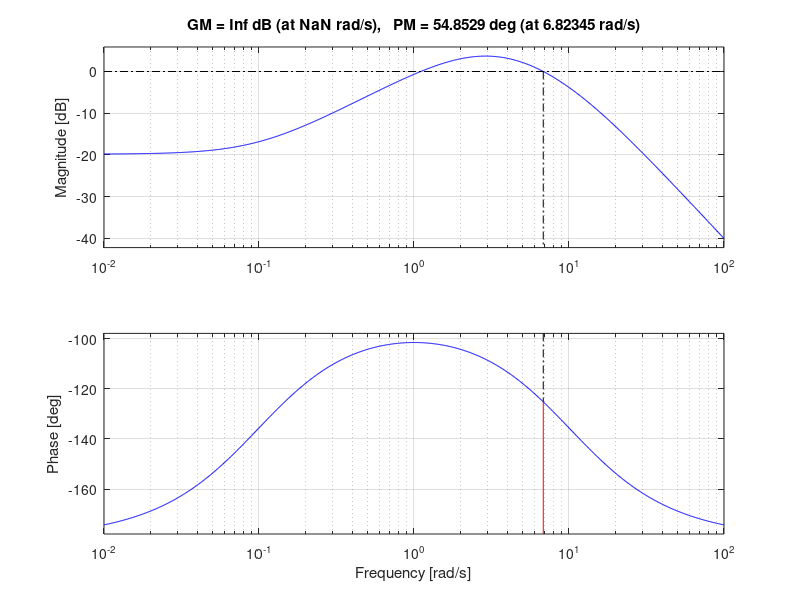
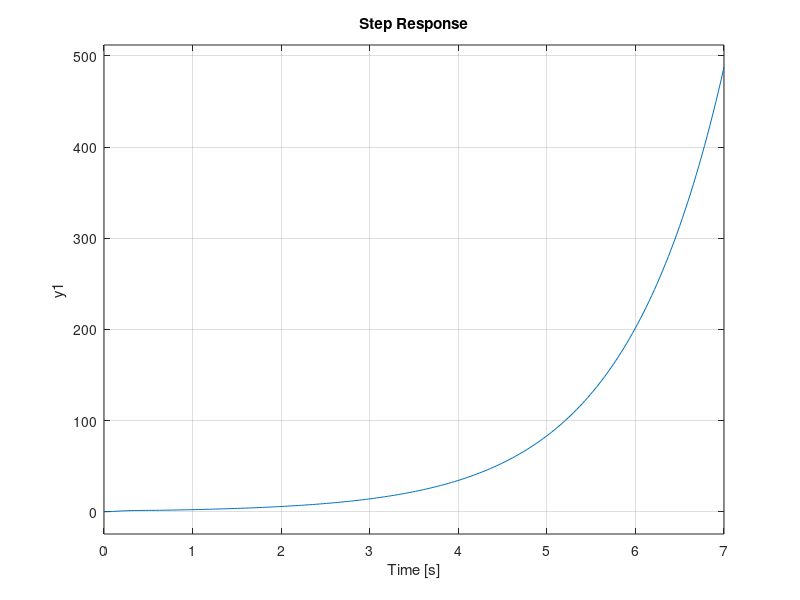

MATLAB code to generate these figures, in order:
% Parameters
M = 1;  % Mass of the cart
g = 9.81;  % Gravitational constant
l = 1;  % Length of the pendulum

% State-space model
A = [0 1; g/l 0];  % State matrix
B = [0; 1/M];  % Input matrix
C = [1 0];  % Output matrix
D = 0;  % Feedthrough matrix

% Transfer function
sys = ss(A, B, C, D);
G = tf(sys);  % Transfer function of the pendulum system

% Lead compensator design (you can use other types like PID, lag, etc.)
s = tf('s');
lead_comp = (10*s + 1)/(0.1*s + 1);  % Example lead compensator

% Open-loop transfer function
L = lead_comp * G;

% Bode plot to visualize loop shape
figure;
bode(L);

% Check gain margin and phase margin
margin(L);

% Closed-loop transfer function
T = feedback(L, 1);

% Step response of the closed-loop system
figure;
step(T);
